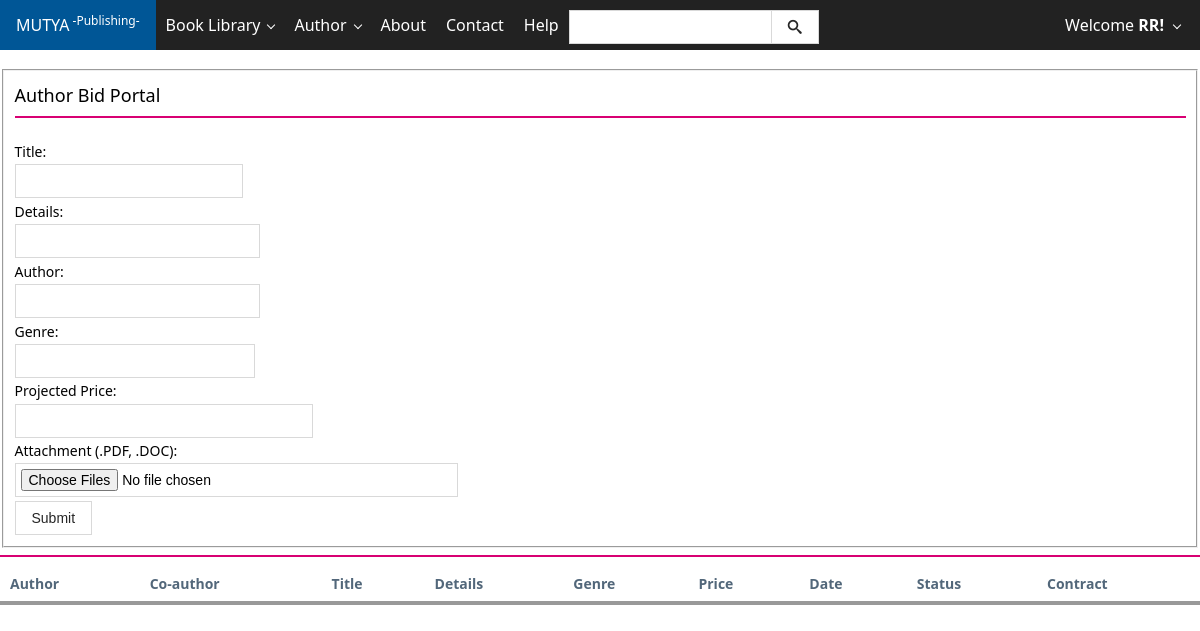
/authorbidform.php (signed in), run on an earlier commit of the app's database.
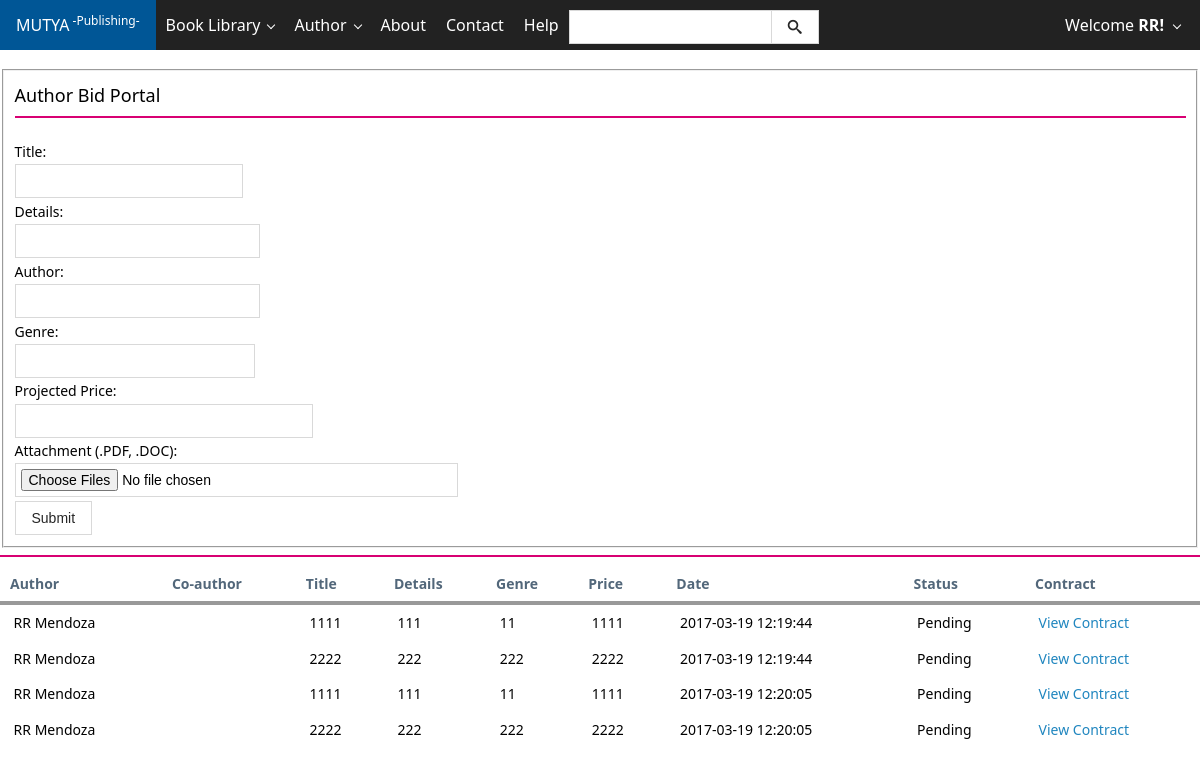
And on a later commit of the database.
### tables this page shows
CREATE TABLE IF NOT EXISTS `users` (
  `id` int(11) NOT NULL AUTO_INCREMENT,
  `usn` varchar(50) NOT NULL,
  `fname` varchar(120) NOT NULL,
  `lname` varchar(120) NOT NULL,
  `birthday` date NOT NULL,
  `address` varchar(60) NOT NULL,
  `contact` int(11) NOT NULL,
  `email` varchar(120) NOT NULL,
  `password` varchar(128) NOT NULL,
  `activate` int(11) NOT NULL,
  `code` int(11) NOT NULL,
  `date` date NOT NULL,
  `block` int(11) NOT NULL,
  `pic` int(11) NOT NULL,
  `ext` varchar(5) NOT NULL,
  `admin` int(11) NOT NULL,
  `user_type` int(10) NOT NULL,
  PRIMARY KEY (`id`)
);

CREATE TABLE IF NOT EXISTS `author_bid` (
  `id` int(11) NOT NULL AUTO_INCREMENT,
  `bid_id` int(11) NOT NULL,
  `title` varchar(255) NOT NULL,
  `details` varchar(255) NOT NULL,
  `co_author` varchar(255) NOT NULL,
  `author_id` int(11) NOT NULL,
  `genre` varchar(255) NOT NULL,
  `projected_price` varchar(255) NOT NULL,
  `status` varchar(19) DEFAULT NULL,
  `created_date` timestamp NOT NULL DEFAULT CURRENT_TIMESTAMP,
  PRIMARY KEY (`id`)
);

CREATE TABLE IF NOT EXISTS `uploaded_bid_file` (
  `id` int(11) NOT NULL AUTO_INCREMENT,
  `author_id` int(11) NOT NULL,
  `file_name` varchar(255) NOT NULL,
  `ext` varchar(10) NOT NULL,
  `created_date` timestamp NOT NULL DEFAULT CURRENT_TIMESTAMP,
  PRIMARY KEY (`id`)
);

### include/check_login.php (called while the page is built, shortened)
<?php
function loggedin()
{
	if (isset($_SESSION['username'])||isset($_COOKIE['username']))
	{
		$loggedin = TRUE;
		return $loggedin;
	}
}
?>

### authorbidform.php (the view, shortened to what this page needs)
<?php
		include 'include/check_login.php';
			if (loggedin())
			{
				$query = mysql_query("SELECT * FROM users WHERE usn='$_SESSION[username]' ");
					while ($row = mysql_fetch_assoc($query))
					{
						$fname = $row ['fname'];
					}
				}
			else
			{
			}
?>
<!DOCTYPE html>
<html lang="en">
<head>
</head>
<body>
	<?php include 'template/top.php'; ?>
    <?php include 'template/header.php'; ?>
		<form action="authorbid.php" method="post" enctype="multipart/form-data" style="margin-top: 69px;">
		<fieldset>
			 <div class="row cells2">
			 	<div class="cell">
					<h4>Author Bid Portal</h4>
					 <hr class="bg-magenta">
					 		 <br/>
					<div class="form-group">
						<div class="input-control">
							<label for="product-name">Title:</label>
							<input type="text" id="product-name" class="input-control" name="name" required="required">
						</div>
					</div>
					<br/>
					<div class="form-group">
						<div class="input-control">
							<label for="details">Details:</label>
							<input type="text" id="details" class="input-control" name="details" required="required">
						</div>
					</div>
					<br/>
					<div class="form-group">
						<div class="input-control">
							<label for="author">Author:</label>
							<input type="text" id="author" class="input-control" name="author" required="required">
						</div>
					</div>
					<br/>
					<div class="form-group">
						<div class="input-control">
							<label for="genre">Genre:</label>
							<input type="text" id="genre" class="input-control" name="genre" required="required">
						</div>
					</div>
					<br/>
					<div class="form-group">
						<div class="input-control">
							<label for="price">Projected Price:</label>
							<input type="text" id="price" class="input-control" name="price"required="required">
						</div>
					</div>
					<br/>
					<div class="form-group">
						<div class="input-control">
							<label for="product-name">Attachment (.PDF, .DOC):</label>
							<input type="file" id="file" accept=".pdf" name="file" class="input-control" required="required" multiple />
						</div>
					</div>
					<br/>
					<div class="form-group">
						<input type="submit" name="submit" class="button" value="Submit">
					</div>
				</div>
			</div>
		</fieldset>
		</form>
		<hr class="bg-magenta">
		<div class="table-responsive">
      <table class="table table-striped">
        <thead>
    <th>Author</th>
    <th>Co-author</th>
    <th>Title</th>
    <th>Details</th>
    <th>Genre</th>
    <th>Price</th>
    <th>Date</th>
    <th>Status</th>
    <th>Contract</th>
  </thead>
  <?php
  $sql = mysql_query("SELECT author_bid . * , users . * , uploaded_bid_file . *
FROM author_bid
INNER JOIN users ON author_bid.author_id = users.id
INNER JOIN uploaded_bid_file ON users.id = uploaded_bid_file.author_id
WHERE users.user_type =2 AND users.id=" . $userid);
  $requestCount = mysql_num_rows($sql);
  if ($requestCount > 0) {
     while ($row = mysql_fetch_array($sql)) {
      $fname = $row['fname'];
      $lname = $row['lname'];
      $coauthor = $row['co_author'];
      $title = $row['title'];
      $details = $row['details'];
      $genre = $row['genre'];
      $price = $row['projected_price'];
      $date = $row['created_date'];
      $status = ($row['status'] == '0' ? 'Pending' : 'Completed');
      echo "
        <tr>
          <td>$fname $lname</td>
          <td>$coauthor</td>
          <td>$title</td>
          <td>$details</td>
          <td>$genre</td>
          <td>$price</td>
          <td>$date</td>
          <td>$status</td>
          <td><a href='#' disabled>View Contract</a></td>
        </tr>
      ";
     }
  }
   ?>
      </table>
    </div>
</body>
</html>

### template/top.php (shortened to what this page needs)
<head>
    <link href="css/metro.css" rel="stylesheet">
    <link href="css/metro-icons.css" rel="stylesheet">
    <link href="css/metro-responsive.css" rel="stylesheet">
    <link href="css/metro-schemes.css" rel="stylesheet">
    <link href="css/docs.css" rel="stylesheet">
  </head>

### template/header.php (shortened to what this page needs)
<header class="app-bar fixed-top brown bg-darker bg-focus-taupe" data-role="appbar" data-flexstyle="sidebar2">
      <div>
                    <a href="index.php" class="app-bar-element branding">MUTYA<sup> -Publishing-</sup></a>
                    <ul class="app-bar-menu">
					               <li>
                            <a href="" class="dropdown-toggle">Book Library</a>
                        </li>
                        <?php
                          $accesslevel = @$_SESSION['accesslevel'];
                          $userid = @$_SESSION['user_id'];
                          if ($accesslevel == "author") {
                            echo "
                            <li>
                            <a href='' class='dropdown-toggle'>Author</a>
                            <ul class='d-menu' data-role='dropdown'>
                                <li><a href='catalog.php'>Contract (In progress)</a></li>
                                 <li><a href='publishedbooks.php'>Published Book</a></li>
                                 <li><a href='authorbidform.php'>Bid Portal</a></li>
                              </ul>
                            </li>
                            ";
                          }
                         ?>
                        <li><a href="about.php">About</a></li>
                        <li><a href="contact.php">Contact</a></li>
                        <li><a href="help.php">Help</a></li>
       <li class="place-right no-hovered bg-darker">
        <form class="form-search margin" action="catalog.php" method="POST">
            <div class="input-control text" style="width: 250px; margin-right: 10px">
                <input type="text" name="searchP" class="search-query placeholder="Search...">
                <button class="button" name="submit" type="submit"><span class="mif-search"></span></button>
            </div>
        </form>
    </li>
                    </ul>
	<div class="app-bar-element place-right no-hover">
<?php
	if (loggedin())
			{
				echo '
              <a class="dropdown-toggle fg-white">Welcome <b>'.$fname.'!</b></a>
              <div class="app-bar-drop-container fg-dark bg-grayLighter place-right"
                data-role="dropdown" data-no-close="true">
            <div class="padding20">
                <a href="user.php">Shopping Cart</a>
                <a href="include/logout.php" class="button alert">Logout</a></li>
              </div>
              </div>
            ';
			}
			?>
	          </div>
                </div>
</header>

### css/metro-responsive.css (style rules this page uses)
@media screen and (max-width: 1400px) { html { font-size: 110%; } }
@media screen and (max-width: 1200px) { html { font-size: 100%; } }

What changed in the data, as far as the page shows it:
added author_bid: users.fname "RR", users.lname "Mendoza", title "1111", details "111", genre "11", projected_price "1111", uploaded_bid_file.created_date "2017-03-19 12:19:44", status "Pending", uploaded_bid_file.created_date "2017-03-19 12:20:05"
added author_bid: users.fname "RR", users.lname "Mendoza", title "2222", details "222", genre "222", projected_price "2222", uploaded_bid_file.created_date "2017-03-19 12:19:44", status "Pending", uploaded_bid_file.created_date "2017-03-19 12:20:05"
